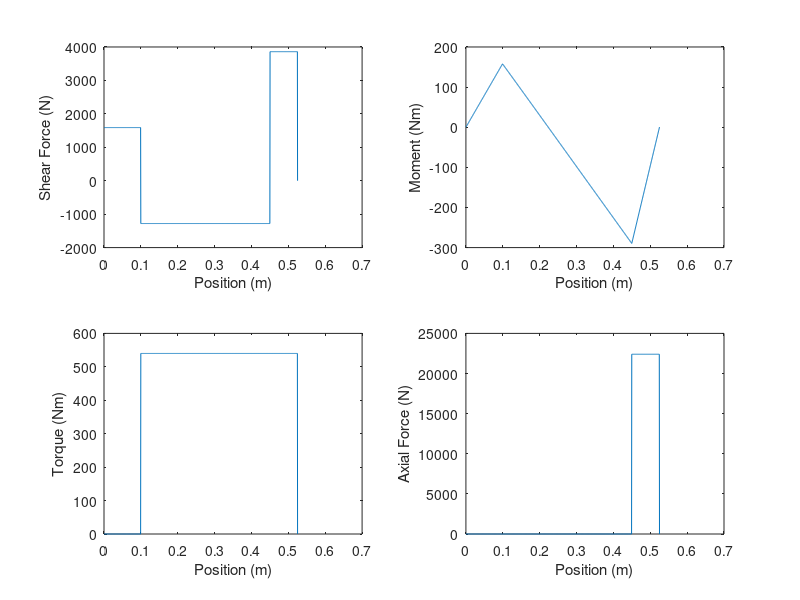

Source code (MATLAB): (Note: this script raises an error after producing the figure.)
% Main script

% Table 11-2 Transverse (col1 = Bore Diameter, col3 = Bearing Width, col4 =
% Fillet Radius).  Note we are supposed to have a fillet radius <= 1mm for
% the gears.
table_112 = [10 30 9 0.6 12.5 27 5.07 2.24 4.94 2.12;
    12 32 10 0.6 14.5 28 6.89 3.10 7.02 3.05;
    15 35 11 0.6 17.5 31 7.80 3.55 8.06 3.65;
    17 40 12 0.6 19.5 34 9.56 4.50 9.95 4.75;
    20 47 14 1.0 25 41 12.7 6.20 13.3 6.55;
    25 52 15 1.0 30 47 14.0 6.95 14.8 7.65;
    30 62 16 1.0 35 55 19.5 10.0 20.3 11.0;
    35 72 17 1.0 41 65 25.5 13.7 27.0 15.0;
    40 80 18 1.0 46 72 30.7 16.6 31.9 18.6;
    45 85 19 1.0 52 77 33.2 18.6 35.8 21.2;
    50 90 20 1.0 56 82 35.1 19.6 37.7 22.8;
    55 100 21 1.5 63 90 43.6 25.0 46.2 28.5;
    60 110 22 1.5 70 99 47.5 28.0 55.9 35.5;
    65 120 23 1.5 74 109 55.9 34.0 63.7 41.5;
    70 125 24 1.5 79 114 61.8 37.5 68.9 45.5;
    75 130 25 1.5 86 119 66.3 40.5 71.5 49.0;
    80 140 26 2.0 93 127 70.2 45.0 80.6 55.0;
    85 150 28 2.0 99 136 83.2 53.0 90.4 63.0;
    90 160 30 2.0 104 146 95.6 62.0 106 73.5;
    95 170 32 2.0 110 156 108 69.5 121 85.0];

% leftPoint = -10e-3;
% rightPoint = 550e-3;
leftPoint = 0;
rightPoint = 525e-3;

N = 1000;

x = linspace(leftPoint, rightPoint, N);
d1 = 0; d2 = 0; d3 = 0; d4 = 0; d5 = 0;

% Forces along shaft
F = [1.59e3*ones(1,190) -1.28e3*ones(1,667) 3.86e3*ones(1,143)];

% Moment along shaft
for i=1:N
   M(i) = mean(F(1:i))*x(i); 
end

F(end) = 0;

% Torque along shaft
T = [zeros(1,190) 540*ones(1,810)];
T(end) = 0;

% Axial Force along shaft
F_axial = [zeros(1,856) 22.4e3*ones(1,144)];
F_axial(end) = 0;

figure(1)
subplot(2,2,1)
plot(x,F)
xlabel('Position (m)')
ylabel('Shear Force (N)')
subplot(2,2,2)
plot(x,M)
xlabel('Position (m)')
ylabel('Moment (Nm)')
subplot(2,2,3)
plot(x,T)
xlabel('Position (m)')
ylabel('Torque (Nm)')
subplot(2,2,4)
plot(x,F_axial)
xlabel('Position (m)')
ylabel('Axial Force (N)')

% Critical location is at left shoulder for the worm gear (high moment,
% torque and axial loading present, large change in radii).
Ma = M(ceil(475/525*N)); % Nm
Tm = 540; % Nm

for i=1:length(table_112(:,1))
    d = table_112(i,1);
    D = 1.3*d;
    r = table_112(i,4);
    if r>1
        r=1;
    end
    n4 = fatigueAnalysis(r,d,D,Ma,Tm);
    if n4 >= 3
        d5 = d;
        [c, index] = min(abs(table_112(:,1)-D));
        d4 = table_112(index,1);
        break
    end
end

% Next check interface for right bearing and its shoulder.
Ma = M(ceil(450/525*N)); % Nm
Tm = 540; % Nm

[c, index] = min(abs(table_112(:,1)-d4/1.2));
d3 = table_112(index,1);
r = table_112(index,4);
if r>1
    r=1;
end
n3 = fatigueAnalysis(r,d3,d4,Ma,Tm);

% Next check interface for right bearing shoulder and longer part of the 
% shaft.
Ma = M(ceil(450/525*N)); % Nm
Tm = 540; % Nm

[c, index] = min(abs(table_112(:,1)-d3/1.2));
d2 = table_112(index,1);
r = table_112(index,4);
if r>1
    r=1;
end
n2 = fatigueAnalysis(r,d3,d4,Ma,Tm);

% Next check interface for left bearing shoulder.
Ma = M(ceil(100/525*N)); % Nm
Tm = 0; % Nm

[c, index] = min(abs(table_112(:,1)-d2/1.2));
d1 = table_112(index,1);
r = table_112(index,4);
if r>1
    r=1;
end
n1 = fatigueAnalysis(r,d3,d4,Ma,Tm);

% Shaft contour
contour = [d1*ones(1,190) d2*ones(1,619) d3*ones(1,48) d4*ones(1,48) d5*ones(1,95)];

% TODO: make a 3D plot of the shaft.  Not sure how to do this.

figure(2)
hold on
plot(x,contour/2, 'b')
plot(x,-contour/2, 'b')
plot(x(1)*[1 1], [1 -1]*contour(1)/2, 'b')
plot(x(end)*[1 1], [1 -1]*contour(end)/2, 'b')
hold off
%axis([0 550e-3 30 70])
xlabel('Position (m)')
ylabel('Shaft Outline (mm)')
